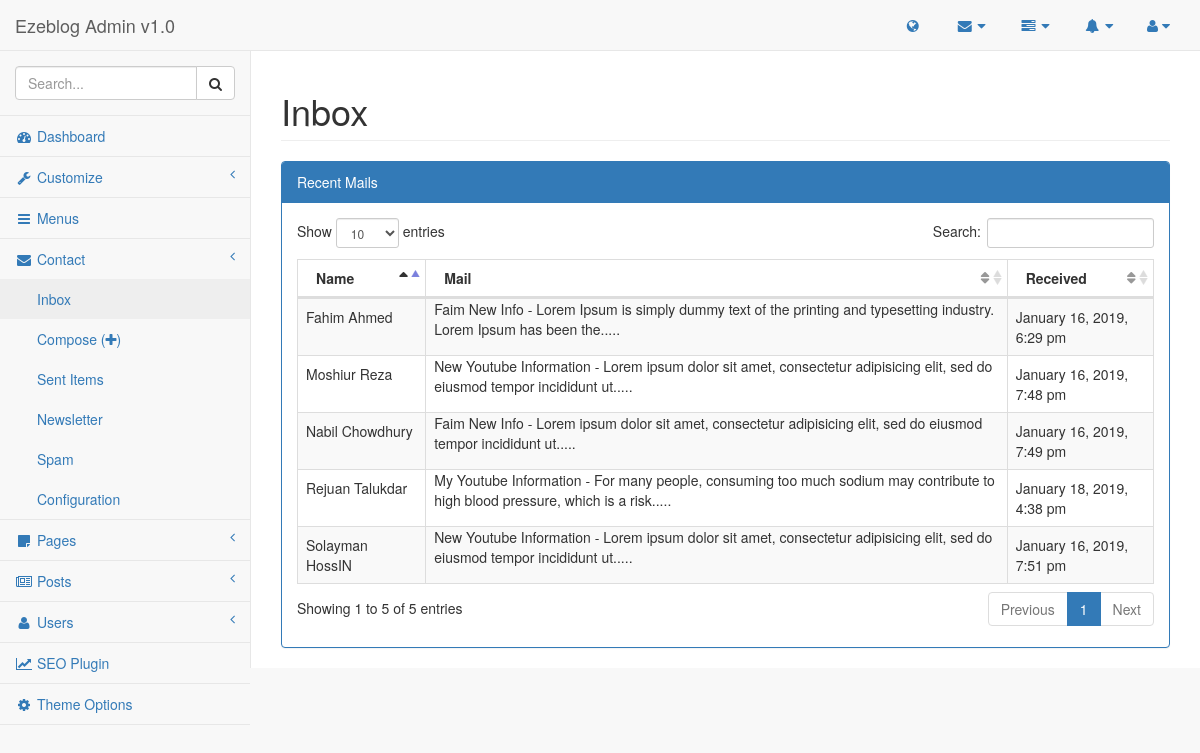
/admin/pages/inbox.php (signed in), run on an earlier commit of the app's database.
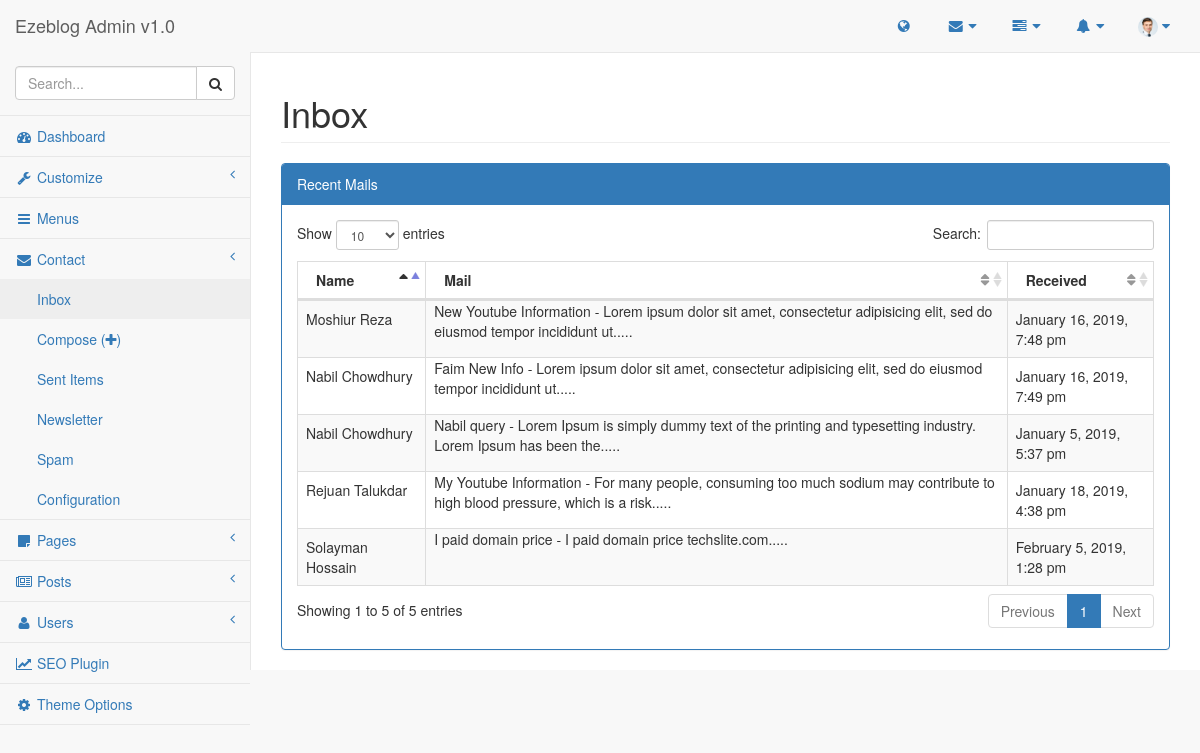
And on a later commit of the database.
### tables this page shows
CREATE TABLE `list_contact` (
  `id` int(11) NOT NULL,
  `name` varchar(255) NOT NULL,
  `email` varchar(255) NOT NULL,
  `subject` varchar(255) NOT NULL,
  `description` text NOT NULL,
  `status` int(11) NOT NULL DEFAULT '1',
  `created_at` timestamp NOT NULL DEFAULT CURRENT_TIMESTAMP
);

CREATE TABLE `list_user` (
  `id` int(11) NOT NULL,
  `firstname` varchar(255) NOT NULL,
  `lastname` varchar(255) NOT NULL,
  `username` varchar(255) NOT NULL,
  `photo` varchar(255) NOT NULL,
  `email` varchar(255) NOT NULL,
  `details` text NOT NULL,
  `password` varchar(255) NOT NULL,
  `birth` date NOT NULL,
  `website` varchar(255) NOT NULL,
  `role` int(11) NOT NULL DEFAULT '4',
  `created_at` timestamp NOT NULL DEFAULT CURRENT_TIMESTAMP
);

### lib/Database.php (called while the page is built, shortened)
<?php
class Database{
    public $host   = DB_HOST;
    public $user   = DB_USER;
    public $pass   = DB_PASS;
    public $name   = DB_NAME;
    public $link;
    private function connectDB(){
        $this->link = new mysqli($this->host, $this->user, $this->pass, $this->name);
    }
    public function select($query){
        $result = $this->link->query($query) or die($this->link->error.__LINE__);
        if($result->num_rows > 0){
            return $result;
        } else {
            return false;
        }
    }
}
?>

### lib/Format.php (called while the page is built, shortened)
<?php
class Format{
        public function formatDate($date){
            return date('F j, Y, g:i a', strtotime($date));
        }
        public function textShorten($text, $limit = 400){
            $text = $text." ";
            $text = substr($text, 0, $limit);
            $text = substr($text, 0, strrpos($text, ' '));
            $text = $text.".....";
            return $text;
        }
    }
?>

### lib/Session.php (called while the page is built, shortened)
<?php
class Session{
        public static function get($key){
            if(isset($_SESSION[$key])){
                return $_SESSION[$key];
            }else{
                return false;
            }
        }
    }
?>

### admin/pages/inbox.php (the view, shortened to what the changed rows need)
<?php include '../inc/header.php'; ?>
<?php include '../inc/sidebar.php'; ?>
<div id="page-wrapper">
    <div class="row">
        <div class="col-lg-12">
            <h1 class="page-header">Inbox</h1>
        </div>
    </div>
    <div class="row">
        <div class="col-lg-12">
            <div class="panel panel-primary">
                <div class="panel-body">
                    <table width="100%" class="table table-striped table-bordered table-hover comments" id="dataTables-contact">
                        <thead>
                        <tr>
                            <th>Name</th>
                            <th>Mail</th>
                            <th>Received</th>
                        </tr>
                        </thead>
                        <tbody>
                        <?php
                        $query = "SELECT * FROM list_contact WHERE status = '1' ORDER BY id DESC";
                        $mail = $database->select($query);
                        if($mail){
                            while($result = $mail->fetch_assoc()){
                         ?>
                                <tr class="odd gradeX">
                                    <td width="15%"><?php echo $result['name']; ?></td>
                                    <td class="mail-caption"  width="68%">
                                        <div class="mail-message">
                                            <?php echo $result['subject'].' - '.$format->textShorten($result['description'], 100); ?>
                                        </div>
                                        <div class="mail-icon-overlay">
                                        </div>
                                    </td>
                                    <td width="17%"><?php echo $format->formatDate($result['created_at']); ?></td>
                                </tr>
                         <?php
                            }
                        }
                        ?>
                        </tbody>
                    </table>
                </div>
            </div>
        </div>
    </div>
</div>
<?php include '../inc/footer.php'; ?>

### admin/inc/header.php (shortened to what the changed rows need)
<?php include '../../lib/Session.php'; ?>
<?php include '../../lib/Database.php'; ?>
<?php include '../../lib/Format.php'; ?>
<?php
    $userid = Session::get('userId');
    $database = new Database();
    $format = new Format();
?>
<!DOCTYPE html>
<html lang="en">
<head>
    <link href="../vendor/bootstrap/css/bootstrap.min.css" rel="stylesheet">
    <link href="../vendor/jquery-ui/jquery-ui.css" rel="stylesheet">
    <link href="../vendor/metisMenu/metisMenu.min.css" rel="stylesheet">
    <link href="../dist/css/sb-admin-2.css" rel="stylesheet">
    <link href="../dist/css/custom.css" rel="stylesheet">
    <link href="../vendor/datatables-plugins/dataTables.bootstrap.css" rel="stylesheet">
    <link rel="stylesheet" href="../vendor/datatables-plugins/buttons.bootstrap4.min.css">
    <link href="../vendor/datatables-responsive/dataTables.responsive.css" rel="stylesheet">
    <link href="../vendor/morrisjs/morris.css" rel="stylesheet">
    <link href="../vendor/summernote/summernote-bs4.css" rel="stylesheet">
    <link href="../vendor/font-awesome/css/font-awesome.min.css" rel="stylesheet" type="text/css">
</head>
<body>
<div id="wrapper">
    <nav class="navbar navbar-default navbar-static-top" role="navigation" style="margin-bottom: 0">
        <ul class="nav navbar-top-links navbar-right">
                    <?php
                    $query = "SELECT * FROM list_contact WHERE status = '1' ORDER BY id DESC LIMIT 3";
                    $mail = $database->select($query);
                    ?>
            <li class="dropdown">
                <a class="dropdown-toggle" data-toggle="dropdown" href="#">
                    <span class="profile-photo">
                            <?php
                            $query = "SELECT * FROM list_user WHERE id = '$userid'";
                            $getphoto = $database->select($query);
                            $getresult = $getphoto->fetch_assoc();
                            $photo = $getresult['photo'];
                            if(!empty($photo)){
                                echo "<img src='../$photo' alt='' width='20px' height='20px'>";
                            }else{
                                echo "<i class='fa fa-user'></i>";
                            }
                            ?>
                    </span>
                </a>
            </li>
        </ul>

What changed in the data, as far as the page shows it:
no longer on this page (row edited): list_contact: name "Solayman HossIN", subject "New Youtube Information", description "Lorem ipsum dolor sit amet, consectetur adipisicing elit, sed do eiusmod tempor incididunt ut.....", created_at "January 16, 2019, 7:51 pm"
no longer on this page (row edited): list_contact: name "Fahim Ahmed", subject "Faim New Info", description "Lorem Ipsum is simply dummy text of the printing and typesetting industry. Lorem Ipsum has been the.....", created_at "January 16, 2019, 6:29 pm"
now on this page (row edited): list_user: photo (picture)
added list_contact: name "Solayman Hossain", subject "I paid domain price", description "I paid domain price techslite.com.....", created_at "February 5, 2019, 1:28 pm"
now on this page (row edited): list_contact: name "Nabil Chowdhury", subject "Nabil query", description "Lorem Ipsum is simply dummy text of the printing and typesetting industry. Lorem Ipsum has been the.....", created_at "January 5, 2019, 5:37 pm"
